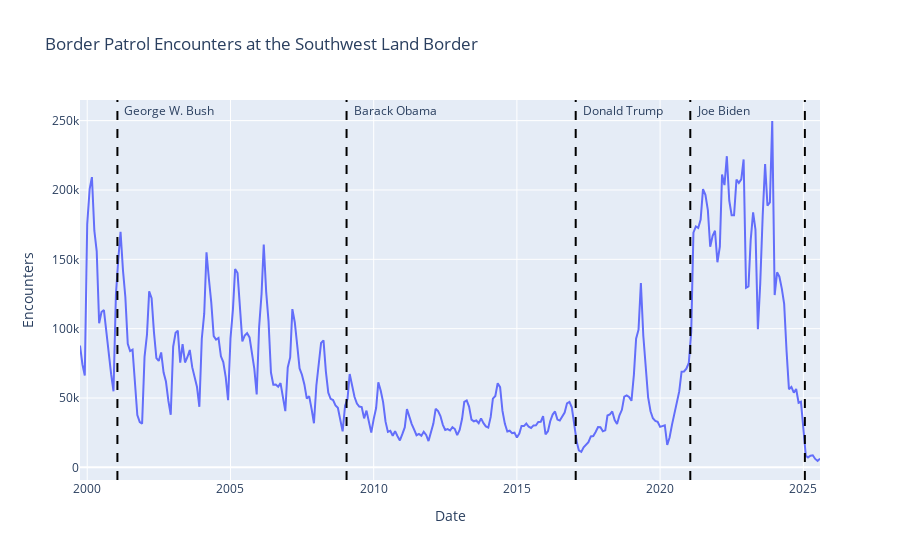

The cell this chart's notebook holds for it:
### Markdown cell above
## get_sw_border_encounters_graph

This function has an optional parameter, `annotate_administrations=True`. If True, administration changes will be annotated on the graph.

### Code cell
fig = encounters.get_sw_border_encounters_graph()

fig.show()
display(Image("get_sw_border_encounters_graph.png"))

### Figure 1 — Plotly figure (JSON) as saved in the notebook; plotly's stock layout.template omitted (floating-point values rounded to 4 significant figures; data arrays with more than 128 entries replaced by an {"elided": "..."} marker saying what was removed)
{"data": [{"hovertemplate": "Date=%{x}<br>Encounters=%{y}<extra></extra>", "legendgroup": "", "line": {"color": "#636efa", "dash": "solid"}, "marker": {"symbol": "circle"}, "mode": "lines", "name": "", "orientation": "v", "showlegend": false, "type": "scatter", "x": {"elided": "311 str values"}, "xaxis": "x", "y": {"elided": "311 int values"}, "yaxis": "y"}], "layout": {"annotations": [{"showarrow": false, "text": "George W. Bush", "x": "2001-01-20T00:00:00", "xanchor": "left", "xshift": 5, "y": 249740, "yanchor": "bottom"}, {"showarrow": false, "text": "Barack Obama", "x": "2009-01-20T00:00:00", "xanchor": "left", "xshift": 5, "y": 249740, "yanchor": "bottom"}, {"showarrow": false, "text": "Donald Trump", "x": "2017-01-20T00:00:00", "xanchor": "left", "xshift": 5, "y": 249740, "yanchor": "bottom"}, {"showarrow": false, "text": "Joe Biden", "x": "2021-01-20T00:00:00", "xanchor": "left", "xshift": 5, "y": 249740, "yanchor": "bottom"}, {"showarrow": false, "text": "", "x": "2025-01-20T00:00:00", "xanchor": "left", "xshift": 5, "y": 249740, "yanchor": "bottom"}], "legend": {"tracegroupgap": 0}, "shapes": [{"line": {"color": "black", "dash": "dash"}, "type": "line", "x0": "2001-01-20T00:00:00", "x1": "2001-01-20T00:00:00", "xref": "x", "y0": 0, "y1": 1, "yref": "y domain"}, {"line": {"color": "black", "dash": "dash"}, "type": "line", "x0": "2009-01-20T00:00:00", "x1": "2009-01-20T00:00:00", "xref": "x", "y0": 0, "y1": 1, "yref": "y domain"}, {"line": {"color": "black", "dash": "dash"}, "type": "line", "x0": "2017-01-20T00:00:00", "x1": "2017-01-20T00:00:00", "xref": "x", "y0": 0, "y1": 1, "yref": "y domain"}, {"line": {"color": "black", "dash": "dash"}, "type": "line", "x0": "2021-01-20T00:00:00", "x1": "2021-01-20T00:00:00", "xref": "x", "y0": 0, "y1": 1, "yref": "y domain"}, {"line": {"color": "black", "dash": "dash"}, "type": "line", "x0": "2025-01-20T00:00:00", "x1": "2025-01-20T00:00:00", "xref": "x", "y0": 0, "y1": 1, "yref": "y domain"}], "title": {"text": "Border Patrol Encounters at the Southwest Land Border"}, "xaxis": {"anchor": "y", "domain": [0, 1], "title": {"text": "Date"}}, "yaxis": {"anchor": "x", "domain": [0, 1], "title": {"text": "Encounters"}}}}
